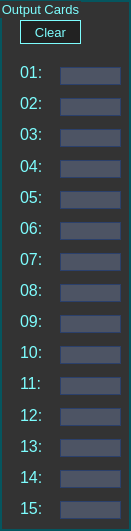
   <widget class="QGroupBox" name="OutputCards">
    <property name="geometry">
     <rect>
      <x>150</x>
      <y>140</y>
      <width>131</width>
      <height>531</height>
     </rect>
    </property>
    <property name="font">
     <font>
      <pointsize>10</pointsize>
     </font>
    </property>
    <property name="styleSheet">
     <string notr="true">QGroupBox {
color: #7DFDFE; 
background-color: #333333;
border: 2px solid #05565F;
}

QLabel { 
background-color : transparent; 
color : #7DFDFE; 
}

QLineEdit{
background-color: #4D5464;
border: 1px solid #2B406B;
color: #FFFFFF;
}

QPushButton{
background-color: #222222;
color: #7DFDFE; 
border: 1px solid #7DFDFE;
}

QPushButton:hover { 
color: #7DAFAF;
border: 1px solid #FF8533;
}
</string>
    </property>
    <property name="title">
     <string>Output Cards</string>
    </property>
    <widget class="QPushButton" name="clearOutputBtn">
     <property name="geometry">
      <rect>
       <x>20</x>
       <y>20</y>
       <width>61</width>
       <height>24</height>
      </rect>
     </property>
     <property name="font">
      <font>
       <pointsize>10</pointsize>
      </font>
     </property>
     <property name="text">
      <string>Clear</string>
     </property>
    </widget>
    <widget class="QWidget" name="layoutWidget">
     <property name="geometry">
      <rect>
       <x>20</x>
       <y>60</y>
       <width>42</width>
       <height>461</height>
      </rect>
     </property>
     <layout class="QVBoxLayout" name="OutputVerticalLayoutNum">
      <item>
       <widget class="QLabel" name="outputLbl01">
        <property name="font">
         <font>
          <pointsize>12</pointsize>
         </font>
        </property>
        <property name="text">
         <string>01:</string>
        </property>
        <property name="textFormat">
         <enum>Qt::PlainText</enum>
        </property>
       </widget>
      </item>
      <item>
       <widget class="QLabel" name="outputLbl02">
        <property name="font">
         <font>
          <pointsize>12</pointsize>
         </font>
        </property>
        <property name="text">
         <string>02:</string>
        </property>
        <property name="textFormat">
         <enum>Qt::PlainText</enum>
        </property>
       </widget>
      </item>
      <item>
       <widget class="QLabel" name="outputLbl03">
        <property name="font">
         <font>
          <pointsize>12</pointsize>
         </font>
        </property>
        <property name="text">
         <string>03:</string>
        </property>
        <property name="textFormat">
         <enum>Qt::PlainText</enum>
        </property>
       </widget>
      </item>
      <item>
       <widget class="QLabel" name="outputLbl04">
        <property name="font">
         <font>
          <pointsize>12</pointsize>
         </font>
        </property>
        <property name="text">
         <string>04:</string>
        </property>
        <property name="textFormat">
         <enum>Qt::PlainText</enum>
        </property>
       </widget>
      </item>
      <item>
       <widget class="QLabel" name="outputLbl05">
        <property name="font">
         <font>
          <pointsize>12</pointsize>
         </font>
        </property>
        <property name="text">
         <string>05:</string>
        </property>
        <property name="textFormat">
         <enum>Qt::PlainText</enum>
        </property>
       </widget>
      </item>
      <item>
       <widget class="QLabel" name="outputLbl06">
        <property name="font">
         <font>
          <pointsize>12</pointsize>
         </font>
        </property>
        <property name="text">
         <string>06:</string>
        </property>
        <property name="textFormat">
         <enum>Qt::PlainText</enum>
        </property>
       </widget>
      </item>
      <item>
       <widget class="QLabel" name="outputLbl07">
        <property name="font">
         <font>
          <pointsize>12</pointsize>
         </font>
        </property>
        <property name="text">
         <string>07:</string>
        </property>
        <property name="textFormat">
         <enum>Qt::PlainText</enum>
        </property>
       </widget>
      </item>
      <item>
       <widget class="QLabel" name="outputLbl08">
        <property name="font">
         <font>
          <pointsize>12</pointsize>
         </font>
        </property>
        <property name="text">
         <string>08:</string>
        </property>
        <property name="textFormat">
         <enum>Qt::PlainText</enum>
        </property>
       </widget>
      </item>
      <item>
       <widget class="QLabel" name="outputLbl09">
        <property name="font">
         <font>
          <pointsize>12</pointsize>
         </font>
        </property>
        <property name="text">
         <string>09:</string>
        </property>
        <property name="textFormat">
         <enum>Qt::PlainText</enum>
        </property>
       </widget>
      </item>
      <item>
       <widget class="QLabel" name="outputLbl10">
        <property name="font">
         <font>
          <pointsize>12</pointsize>
         </font>
        </property>
        <property name="text">
         <string>10:</string>
        </property>
        <property name="textFormat">
         <enum>Qt::PlainText</enum>
        </property>
       </widget>
      </item>
      <item>
       <widget class="QLabel" name="outputLbl11">
        <property name="font">
         <font>
          <pointsize>12</pointsize>
         </font>
        </property>
        <property name="text">
         <string>11:</string>
        </property>
        <property name="textFormat">
         <enum>Qt::PlainText</enum>
        </property>
       </widget>
      </item>
      <item>
       <widget class="QLabel" name="outputLbl12">
        <property name="font">
         <font>
          <pointsize>12</pointsize>
         </font>
        </property>
        <property name="text">
         <string>12:</string>
        </property>
        <property name="textFormat">
         <enum>Qt::PlainText</enum>
        </property>
       </widget>
      </item>
      <item>
       <widget class="QLabel" name="outputLbl13">
        <property name="font">
         <font>
          <pointsize>12</pointsize>
         </font>
        </property>
        <property name="text">
         <string>13:</string>
        </property>
        <property name="textFormat">
         <enum>Qt::PlainText</enum>
        </property>
       </widget>
      </item>
      <item>
       <widget class="QLabel" name="outputLbl14">
        <property name="font">
         <font>
          <pointsize>12</pointsize>
         </font>
        </property>
        <property name="text">
         <string>14:</string>
        </property>
        <property name="textFormat">
         <enum>Qt::PlainText</enum>
        </property>
       </widget>
      </item>
      <item>
       <widget class="QLabel" name="outputLbl15">
        <property name="font">
         <font>
          <pointsize>12</pointsize>
         </font>
        </property>
        <property name="text">
         <string>15:</string>
        </property>
        <property name="textFormat">
         <enum>Qt::PlainText</enum>
        </property>
       </widget>
      </item>
     </layout>
    </widget>
    <widget class="QWidget" name="layoutWidget">
     <property name="geometry">
      <rect>
       <x>60</x>
       <y>60</y>
       <width>61</width>
       <height>471</height>
      </rect>
     </property>
     <layout class="QVBoxLayout" name="OutputVerticalLayoutLineEdit">
      <item>
       <widget class="QLineEdit" name="outputLineEdit01">
        <property name="readOnly">
         <bool>true</bool>
        </property>
       </widget>
      </item>
      <item>
       <widget class="QLineEdit" name="outputLineEdit02">
        <property name="readOnly">
         <bool>true</bool>
        </property>
       </widget>
      </item>
      <item>
       <widget class="QLineEdit" name="outputLineEdit03">
        <property name="readOnly">
         <bool>true</bool>
        </property>
       </widget>
      </item>
      <item>
       <widget class="QLineEdit" name="outputLineEdit04">
        <property name="readOnly">
         <bool>true</bool>
        </property>
       </widget>
      </item>
      <item>
       <widget class="QLineEdit" name="outputLineEdit05">
        <property name="readOnly">
         <bool>true</bool>
        </property>
       </widget>
      </item>
      <item>
       <widget class="QLineEdit" name="outputLineEdit06">
        <property name="readOnly">
         <bool>true</bool>
        </property>
       </widget>
      </item>
      <item>
       <widget class="QLineEdit" name="outputLineEdit07">
        <property name="readOnly">
         <bool>true</bool>
        </property>
       </widget>
      </item>
      <item>
       <widget class="QLineEdit" name="outputLineEdit08">
        <property name="maxLength">
         <number>4</number>
        </property>
        <property name="readOnly">
         <bool>true</bool>
        </property>
       </widget>
      </item>
      <item>
       <widget class="QLineEdit" name="outputLineEdit09">
        <property name="maxLength">
         <number>4</number>
        </property>
        <property name="readOnly">
         <bool>true</bool>
        </property>
       </widget>
      </item>
      <item>
       <widget class="QLineEdit" name="outputLineEdit10">
        <property name="maxLength">
         <number>4</number>
        </property>
        <property name="readOnly">
         <bool>true</bool>
        </property>
       </widget>
      </item>
      <item>
       <widget class="QLineEdit" name="outputLineEdit11">
        <property name="maxLength">
         <number>4</number>
        </property>
        <property name="readOnly">
         <bool>true</bool>
        </property>
       </widget>
      </item>
      <item>
       <widget class="QLineEdit" name="outputLineEdit12">
        <property name="maxLength">
         <number>4</number>
        </property>
        <property name="readOnly">
         <bool>true</bool>
        </property>
       </widget>
      </item>
      <item>
       <widget class="QLineEdit" name="outputLineEdit13">
        <property name="maxLength">
         <number>4</number>
        </property>
        <property name="readOnly">
         <bool>true</bool>
        </property>
       </widget>
      </item>
      <item>
       <widget class="QLineEdit" name="outputLineEdit14">
        <property name="maxLength">
         <number>4</number>
        </property>
        <property name="readOnly">
         <bool>true</bool>
        </property>
       </widget>
      </item>
      <item>
       <widget class="QLineEdit" name="outputLineEdit15">
        <property name="maxLength">
         <number>4</number>
        </property>
        <property name="readOnly">
         <bool>true</bool>
        </property>
       </widget>
      </item>
     </layout>
    </widget>
   </widget>
